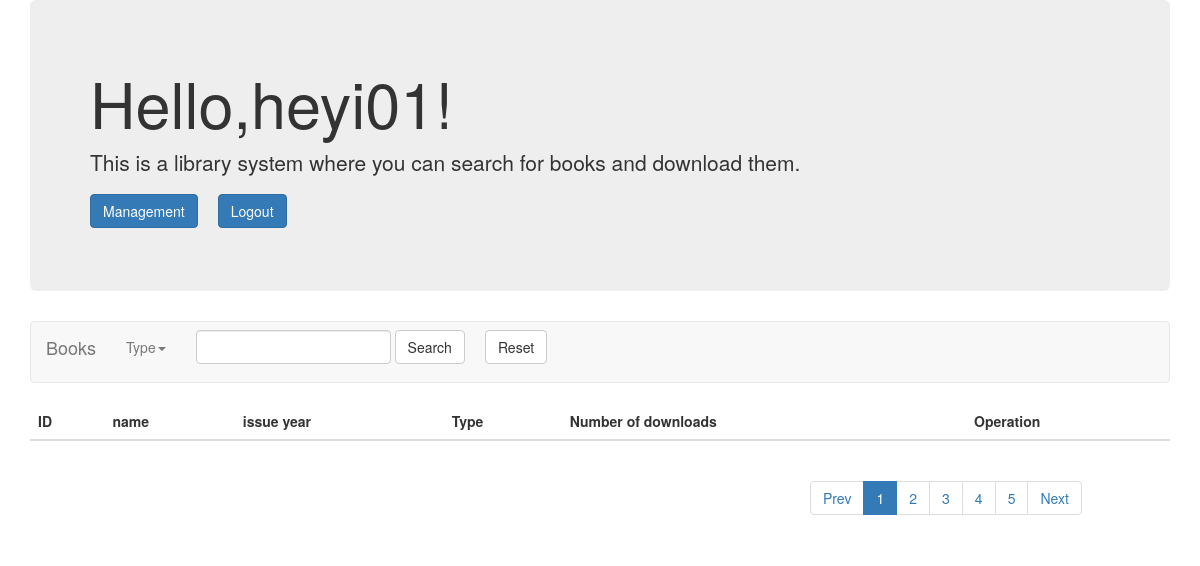
Page /home/search/type?type_1=Python&number=1 (signed in) on the earlier database version.
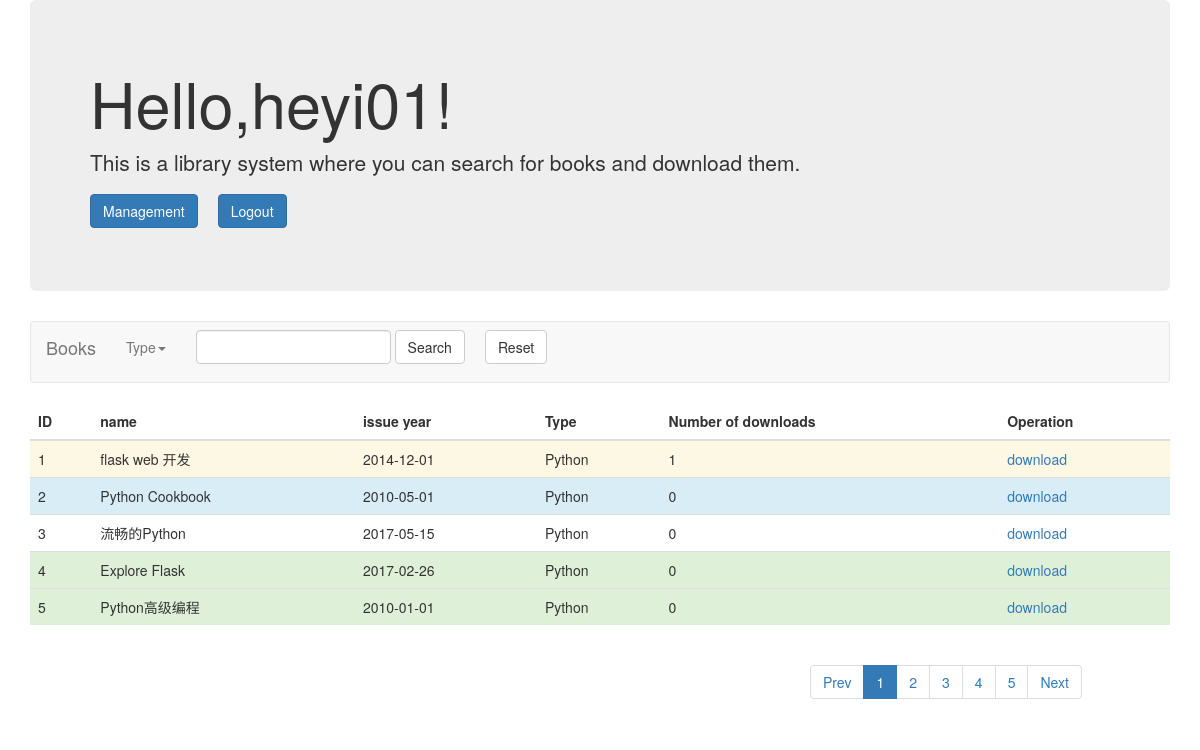
Same page on the later database version.
### models.py (models this page shows, shortened)
class Books(db.Model):
    id = db.Column(db.Integer,primary_key = True)
    book_name = db.Column(db.String(50))
    book_type = db.Column(db.String(50))
    book_introduction = db.Column(db.String(100))
    issue_year = db.Column(db.String(50))
    book_file_name = db.Column(db.String(50))
    add_book_time = db.Column(db.String(50))
    number_of_downloads = db.Column(db.Integer)

### app.py (the view)
@app.route("/home/search/type",methods = ['POST','GET'])
@login_required
@routing_permission_check
def search_by_type():
    type_1 = request.args.get('type_1')
    number = request.args.get('number')
    if type_1:
        try:
            number = int(number)
        except:
            return abort(404)
        else:
            form = SearchBookForms()
            type_1 = str(type_1)
            BOOK_TYPE.append(type_1)
            username = session.get('user_id')
            dic1 = {'username':username,'active1':'','active2':'','active3':'','active4':'','active5':'','active_next':'','active_Prev':'','current_page_number':number,'errors':'','type':BOOK_TYPE[-1]}
            if 1<=number<=5:
                dic1['active'+str(number)] = 'active'
            elif number>5:
                dic1['active_next'] = 'active'
            offset_num = (int(number)-1)*5
            limit_num = 5
            book_info = Books.query.filter_by(book_type = type_1).offset(offset_num).limit(limit_num).all()
            if len(book_info) ==0:
                book_info_list=[]
            else:
                book_info_list = []
                for i in book_info:
                    book_info_list.append(i.__dict__)
                for j in book_info_list:
                    del j['_sa_instance_state']
                    del j['add_book_time']
                    del j['book_file_name']
                style_list = ['success','info','warning','error','']
                for dict_data in book_info_list:
                    style_value = random.choice(style_list)
                    dict_data['style'] = style_value
            return render_template('home_search_type.html',form = form,dic1 = dic1,list1 = book_info_list)
    else:
        return abort(404)

### forms.py
class SearchBookForms(FlaskForm):
    book_name= StringField('book_name',validators = [DataRequired()])
    submit = SubmitField('submit')

### decorator.py (called while the page is built)
def login_required(func):
    @wraps(func)
    def inner(*args, **kwargs):
        user_id = session.get('user_id')
        if not user_id:
            return jsonify({'error':'User not logged in'}
                           )
        else:
            g.user_id = user_id
            return func(*args, **kwargs)
    return inner

### templates/home_search_type.html (shortened to what this page needs)
<!DOCTYPE html>
<html>
<head>
	<link rel="stylesheet" href="/static/css/bootstrap.min.css">
</head>
<body>
	<div class="container">
		<div class="row clearfix">
			<div class="col-md-12 column">
				<div class="jumbotron">
					<h1>
						Hello,{{ dic1['username'] }}!
					</h1>
					<p>
						This is a library system where you can search for books and download them.
					</p>
					<p>
						 <a class="btn btn-primary btn-large" href="/management/user">Management</a><a style="margin-left: 20px;" class="btn btn-primary btn-large" href="/logout">Logout</a>
					</p>
				</div>
				<nav  class="navbar navbar-default" role="navigation">
					<div class="navbar-header">
						 <a class="navbar-brand" href="#">Books</a>
					</div>
					<div class="collapse navbar-collapse" id="bs-example-navbar-collapse-1">
						<ul class="nav navbar-nav">
							<li class="dropdown">
								 <a href="#" class="dropdown-toggle" data-toggle="dropdown">Type<strong class="caret"></strong></a>
							</li>
						</ul>
						<form class="navbar-form navbar-left" role="search" action="/home/search/page?number=1" method="post" >
							<div class="form-group">
								<input type="text" class="form-control" name = "book_name" />
							</div> <button type="submit" class="btn btn-default">Search</button><a style="margin-left: 20px;" type="submit" class="btn btn-default" href="/home" >Reset</a>
						</form>
					</div>
				</nav>
				<table  class="table">
					<thead>
						<tr>
							<th>
								ID
							</th>
							<th>
								name
							</th>
							<th>
								issue year
							</th>
							<th>
								Type
							</th>
							<th>
								Number of downloads
							</th>
							<th>
								Operation
							</th>
						</tr>
					</thead>
					<tbody>
						{% for item in list1 %}
							<tr class="{{ item['style'] }}" >
								<td>
									{{ item['id'] }}
								</td>
								<td>
									{{ item['book_name'] }}
								</td>
								<td>
									{{ item['issue_year'] }}
								</td>
								<td>
									{{ item['book_type'] }}
								</td>
								<td>
									{{ item['number_of_downloads'] }}
								</td>
								<td>
									<a href="/book/download?code={{ item['id'] }}">download</a>
								</td>
							</tr>
						{% endfor %}
					</tbody>
				</table>
			</div>
		</div>
		<div class="row clearfix">
			<div class="col-md-2 column">
			</div>
			<div class="col-md-6 column">
			</div>
			<div class="col-md-4 column">
				<ul class="pagination">
					<li class="{{ dic1['active_Prev'] }}">
						{% if dic1['current_page_number'] <=2  %}
							<a href="/home/search/type?type_1={{ dic1['type'] }}&number=1">Prev</a>
						{% else %}
							<a href="/home/search/type?type_1={{ dic1['type'] }}&number={{ dic1['current_page_number']-1 }}">Prev</a>
						{% endif %}
				   	</li>
					<li class="{{ dic1['active1'] }}">
						 <a href="/home/search/type?type_1={{ dic1['type'] }}&number=1">1</a>
					</li>
					<li class="{{ dic1['active2'] }}">
						 <a href="/home/search/type?type_1={{ dic1['type'] }}&number=2">2</a>
					</li>
					<li class="{{ dic1['active3'] }}">
						 <a href="/home/search/type?type_1={{ dic1['type'] }}&number=3">3</a>
					</li>
					<li class="{{ dic1['active4'] }}">
						 <a href="/home/search/type?type_1={{ dic1['type'] }}&number=4">4</a>
					</li>
					<li class="{{ dic1['active5'] }}">
						 <a href="/home/search/type?type_1={{ dic1['type'] }}&number=5">5</a>
					</li>
					<li class="{{ dic1['active_next'] }}">
						 <a href="/home/search/type?type_1={{ dic1['type'] }}&number={{ dic1['current_page_number']+1 }}">Next</a>
					</li>
				</ul>
			</div>
		</div>
	</div>
</body>
</html>

Differences in the rows shown:
added Books: id "1", book_name "flask web 开发", issue_year "2014-12-01", book_type "Python", number_of_downloads "1"
added Books: id "2", book_name "Python Cookbook", issue_year "2010-05-01", book_type "Python", number_of_downloads "0"
added Books: id "3", book_name "流畅的Python", issue_year "2017-05-15", book_type "Python", number_of_downloads "0"
added Books: id "4", book_name "Explore Flask", issue_year "2017-02-26", book_type "Python", number_of_downloads "0"
added Books: id "5", book_name "Python高级编程", issue_year "2010-01-01", book_type "Python", number_of_downloads "0"
